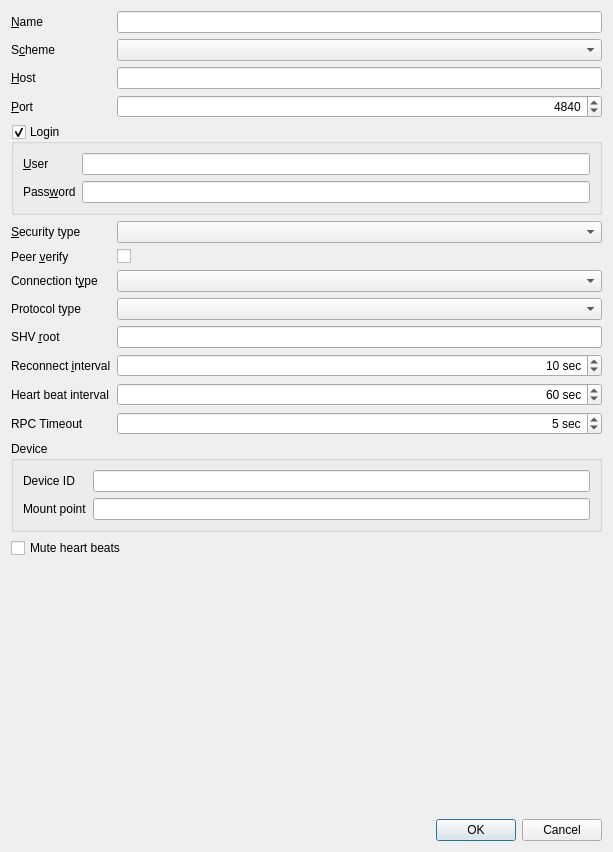
<?xml version="1.0" encoding="UTF-8"?>
<ui version="4.0">
 <class>DlgBrokerProperties</class>
 <widget class="QDialog" name="DlgBrokerProperties">
  <property name="geometry">
   <rect>
    <x>0</x>
    <y>0</y>
    <width>613</width>
    <height>852</height>
   </rect>
  </property>
  <property name="windowTitle">
   <string>Server properties</string>
  </property>
  <layout class="QFormLayout" name="formLayout">
   <item row="0" column="0">
    <widget class="QLabel" name="label">
     <property name="text">
      <string>&amp;Name</string>
     </property>
     <property name="buddy">
      <cstring>edName</cstring>
     </property>
    </widget>
   </item>
   <item row="0" column="1">
    <widget class="QLineEdit" name="edName"/>
   </item>
   <item row="1" column="0">
    <widget class="QLabel" name="label_16">
     <property name="text">
      <string>S&amp;cheme</string>
     </property>
     <property name="buddy">
      <cstring>cbxScheme</cstring>
     </property>
    </widget>
   </item>
   <item row="1" column="1">
    <widget class="QComboBox" name="cbxScheme"/>
   </item>
   <item row="2" column="0">
    <widget class="QLabel" name="label_3">
     <property name="text">
      <string>&amp;Host</string>
     </property>
     <property name="buddy">
      <cstring>edHost</cstring>
     </property>
    </widget>
   </item>
   <item row="2" column="1">
    <widget class="QLineEdit" name="edHost"/>
   </item>
   <item row="3" column="0">
    <widget class="QLabel" name="label_4">
     <property name="text">
      <string>&amp;Port</string>
     </property>
     <property name="buddy">
      <cstring>edPort</cstring>
     </property>
    </widget>
   </item>
   <item row="3" column="1">
    <widget class="QSpinBox" name="edPort">
     <property name="alignment">
      <set>Qt::AlignRight|Qt::AlignTrailing|Qt::AlignVCenter</set>
     </property>
     <property name="minimum">
      <number>256</number>
     </property>
     <property name="maximum">
      <number>65535</number>
     </property>
     <property name="value">
      <number>4840</number>
     </property>
    </widget>
   </item>
   <item row="4" column="0" colspan="2">
    <widget class="QGroupBox" name="grpLogin">
     <property name="title">
      <string>Login</string>
     </property>
     <property name="checkable">
      <bool>true</bool>
     </property>
     <layout class="QFormLayout" name="formLayout_3">
      <item row="0" column="0">
       <widget class="QLabel" name="label_2">
        <property name="text">
         <string>&amp;User</string>
        </property>
        <property name="buddy">
         <cstring>edUser</cstring>
        </property>
       </widget>
      </item>
      <item row="0" column="1">
       <widget class="QLineEdit" name="edUser"/>
      </item>
      <item row="1" column="0">
       <widget class="QLabel" name="label_5">
        <property name="text">
         <string>Pass&amp;word</string>
        </property>
        <property name="buddy">
         <cstring>edPassword</cstring>
        </property>
       </widget>
      </item>
      <item row="1" column="1">
       <widget class="QLineEdit" name="edPassword">
        <property name="echoMode">
         <enum>QLineEdit::Password</enum>
        </property>
       </widget>
      </item>
     </layout>
    </widget>
   </item>
   <item row="5" column="0">
    <widget class="QLabel" name="label_14">
     <property name="text">
      <string>&amp;Security type</string>
     </property>
     <property name="buddy">
      <cstring>lstSecurityType</cstring>
     </property>
    </widget>
   </item>
   <item row="5" column="1">
    <widget class="QComboBox" name="lstSecurityType">
     <property name="toolTip">
      <string>Security type</string>
     </property>
    </widget>
   </item>
   <item row="6" column="0">
    <widget class="QLabel" name="label_15">
     <property name="text">
      <string>Peer &amp;verify</string>
     </property>
     <property name="buddy">
      <cstring>chkPeerVerify</cstring>
     </property>
    </widget>
   </item>
   <item row="6" column="1">
    <widget class="QCheckBox" name="chkPeerVerify">
     <property name="layoutDirection">
      <enum>Qt::LeftToRight</enum>
     </property>
     <property name="text">
      <string/>
     </property>
    </widget>
   </item>
   <item row="7" column="0">
    <widget class="QLabel" name="label_6">
     <property name="text">
      <string>Connection t&amp;ype</string>
     </property>
     <property name="buddy">
      <cstring>cbxConnectionType</cstring>
     </property>
    </widget>
   </item>
   <item row="7" column="1">
    <widget class="QComboBox" name="cbxConnectionType">
     <property name="toolTip">
      <string>Connection type</string>
     </property>
    </widget>
   </item>
   <item row="8" column="0">
    <widget class="QLabel" name="label_7">
     <property name="text">
      <string>Protocol type</string>
     </property>
     <property name="buddy">
      <cstring>rpc_protocolType</cstring>
     </property>
    </widget>
   </item>
   <item row="8" column="1">
    <widget class="QComboBox" name="rpc_protocolType">
     <property name="toolTip">
      <string>Connection type</string>
     </property>
    </widget>
   </item>
   <item row="9" column="0">
    <widget class="QLabel" name="label_13">
     <property name="text">
      <string>SHV &amp;root</string>
     </property>
     <property name="buddy">
      <cstring>shvRoot</cstring>
     </property>
    </widget>
   </item>
   <item row="9" column="1">
    <widget class="QLineEdit" name="shvRoot"/>
   </item>
   <item row="10" column="0">
    <widget class="QLabel" name="label_10">
     <property name="text">
      <string>Reconnect &amp;interval</string>
     </property>
     <property name="buddy">
      <cstring>rpc_reconnectInterval</cstring>
     </property>
    </widget>
   </item>
   <item row="10" column="1">
    <widget class="QSpinBox" name="rpc_reconnectInterval">
     <property name="toolTip">
      <string>Reconnect to broker if connection lost at least after recoonect-interval seconds. Disabled when set to 0</string>
     </property>
     <property name="alignment">
      <set>Qt::AlignRight|Qt::AlignTrailing|Qt::AlignVCenter</set>
     </property>
     <property name="suffix">
      <string> sec</string>
     </property>
     <property name="maximum">
      <number>999999999</number>
     </property>
     <property name="singleStep">
      <number>10</number>
     </property>
     <property name="value">
      <number>10</number>
     </property>
    </widget>
   </item>
   <item row="11" column="0">
    <widget class="QLabel" name="label_11">
     <property name="text">
      <string>Heart beat interval</string>
     </property>
    </widget>
   </item>
   <item row="11" column="1">
    <widget class="QSpinBox" name="rpc_heartbeatInterval">
     <property name="toolTip">
      <string>Send heart beat to broker every n sec. Disabled when set to 0.</string>
     </property>
     <property name="alignment">
      <set>Qt::AlignRight|Qt::AlignTrailing|Qt::AlignVCenter</set>
     </property>
     <property name="suffix">
      <string> sec</string>
     </property>
     <property name="maximum">
      <number>999999999</number>
     </property>
     <property name="singleStep">
      <number>10</number>
     </property>
     <property name="value">
      <number>60</number>
     </property>
    </widget>
   </item>
   <item row="12" column="0">
    <widget class="QLabel" name="label_12">
     <property name="text">
      <string>RPC Timeout</string>
     </property>
    </widget>
   </item>
   <item row="12" column="1">
    <widget class="QSpinBox" name="rpc_timeout">
     <property name="toolTip">
      <string>Send heart beat to broker every n sec. Disabled when set to 0.</string>
     </property>
     <property name="alignment">
      <set>Qt::AlignRight|Qt::AlignTrailing|Qt::AlignVCenter</set>
     </property>
     <property name="suffix">
      <string> sec</string>
     </property>
     <property name="minimum">
      <number>1</number>
     </property>
     <property name="maximum">
      <number>999999999</number>
     </property>
     <property name="singleStep">
      <number>10</number>
     </property>
     <property name="value">
      <number>5</number>
     </property>
    </widget>
   </item>
   <item row="13" column="0" colspan="2">
    <widget class="QGroupBox" name="grpDevice">
     <property name="title">
      <string>Device</string>
     </property>
     <layout class="QFormLayout" name="formLayout_2">
      <item row="1" column="0">
       <widget class="QLabel" name="label_8">
        <property name="text">
         <string>Mount point</string>
        </property>
       </widget>
      </item>
      <item row="1" column="1">
       <widget class="QLineEdit" name="device_mountPoint"/>
      </item>
      <item row="0" column="0">
       <widget class="QLabel" name="label_9">
        <property name="text">
         <string>Device ID</string>
        </property>
       </widget>
      </item>
      <item row="0" column="1">
       <widget class="QLineEdit" name="device_id"/>
      </item>
     </layout>
    </widget>
   </item>
   <item row="14" column="0" colspan="2">
    <widget class="QCheckBox" name="chkMuteHeartBeats">
     <property name="toolTip">
      <string>Mute heart beats notificcations for known types of clients, like Eyas </string>
     </property>
     <property name="text">
      <string>Mute heart beats</string>
     </property>
    </widget>
   </item>
   <item row="15" column="0">
    <spacer name="verticalSpacer">
     <property name="orientation">
      <enum>Qt::Vertical</enum>
     </property>
     <property name="sizeHint" stdset="0">
      <size>
       <width>20</width>
       <height>40</height>
      </size>
     </property>
    </spacer>
   </item>
   <item row="16" column="0" colspan="2">
    <layout class="QHBoxLayout" name="horizontalLayout">
     <item>
      <widget class="QDialogButtonBox" name="buttonBox">
       <property name="orientation">
        <enum>Qt::Horizontal</enum>
       </property>
       <property name="standardButtons">
        <set>QDialogButtonBox::Cancel|QDialogButtonBox::Ok</set>
       </property>
      </widget>
     </item>
    </layout>
   </item>
  </layout>
 </widget>
 <tabstops>
  <tabstop>edName</tabstop>
  <tabstop>cbxScheme</tabstop>
  <tabstop>edHost</tabstop>
  <tabstop>edPort</tabstop>
  <tabstop>lstSecurityType</tabstop>
  <tabstop>chkPeerVerify</tabstop>
  <tabstop>cbxConnectionType</tabstop>
  <tabstop>rpc_protocolType</tabstop>
  <tabstop>shvRoot</tabstop>
  <tabstop>rpc_reconnectInterval</tabstop>
  <tabstop>rpc_heartbeatInterval</tabstop>
  <tabstop>rpc_timeout</tabstop>
  <tabstop>device_id</tabstop>
  <tabstop>device_mountPoint</tabstop>
  <tabstop>chkMuteHeartBeats</tabstop>
 </tabstops>
 <resources/>
 <connections>
  <connection>
   <sender>buttonBox</sender>
   <signal>accepted()</signal>
   <receiver>DlgBrokerProperties</receiver>
   <slot>accept()</slot>
   <hints>
    <hint type="sourcelabel">
     <x>394</x>
     <y>616</y>
    </hint>
    <hint type="destinationlabel">
     <x>157</x>
     <y>274</y>
    </hint>
   </hints>
  </connection>
  <connection>
   <sender>buttonBox</sender>
   <signal>rejected()</signal>
   <receiver>DlgBrokerProperties</receiver>
   <slot>reject()</slot>
   <hints>
    <hint type="sourcelabel">
     <x>394</x>
     <y>616</y>
    </hint>
    <hint type="destinationlabel">
     <x>286</x>
     <y>274</y>
    </hint>
   </hints>
  </connection>
 </connections>
</ui>
